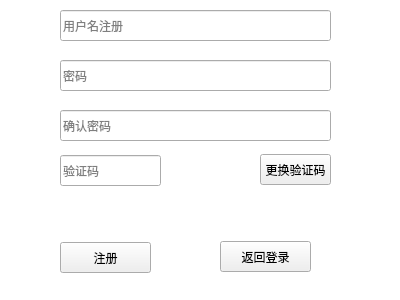
<?xml version="1.0" encoding="UTF-8"?>
<ui version="4.0">
 <class>sign_in_widget</class>
 <widget class="QWidget" name="sign_in_widget">
  <property name="geometry">
   <rect>
    <x>0</x>
    <y>0</y>
    <width>400</width>
    <height>300</height>
   </rect>
  </property>
  <property name="windowTitle">
   <string>Form</string>
  </property>
  <property name="autoFillBackground">
   <bool>false</bool>
  </property>
  <property name="styleSheet">
   <string notr="true">#sign_in_widget{
	
	background-color: rgba(255, 255, 255, 0);
}</string>
  </property>
  <widget class="QLineEdit" name="signinUser">
   <property name="geometry">
    <rect>
     <x>60</x>
     <y>10</y>
     <width>271</width>
     <height>31</height>
    </rect>
   </property>
   <property name="autoFillBackground">
    <bool>false</bool>
   </property>
   <property name="placeholderText">
    <string>用户名注册</string>
   </property>
  </widget>
  <widget class="QLineEdit" name="signinPasswd">
   <property name="geometry">
    <rect>
     <x>60</x>
     <y>60</y>
     <width>271</width>
     <height>31</height>
    </rect>
   </property>
   <property name="autoFillBackground">
    <bool>false</bool>
   </property>
   <property name="echoMode">
    <enum>QLineEdit::Password</enum>
   </property>
   <property name="placeholderText">
    <string>密码</string>
   </property>
  </widget>
  <widget class="QLineEdit" name="confirmPasswd">
   <property name="geometry">
    <rect>
     <x>60</x>
     <y>110</y>
     <width>271</width>
     <height>31</height>
    </rect>
   </property>
   <property name="autoFillBackground">
    <bool>false</bool>
   </property>
   <property name="echoMode">
    <enum>QLineEdit::Password</enum>
   </property>
   <property name="placeholderText">
    <string>确认密码</string>
   </property>
  </widget>
  <widget class="QLineEdit" name="test_code">
   <property name="geometry">
    <rect>
     <x>60</x>
     <y>155</y>
     <width>101</width>
     <height>31</height>
    </rect>
   </property>
   <property name="autoFillBackground">
    <bool>false</bool>
   </property>
   <property name="placeholderText">
    <string>验证码</string>
   </property>
  </widget>
  <widget class="QLabel" name="test_code_label">
   <property name="geometry">
    <rect>
     <x>260</x>
     <y>190</y>
     <width>90</width>
     <height>31</height>
    </rect>
   </property>
   <property name="autoFillBackground">
    <bool>false</bool>
   </property>
   <property name="styleSheet">
    <string notr="true">#test_code_label{
	
	background-color: rgb(255, 255, 255,0);
}</string>
   </property>
   <property name="text">
    <string/>
   </property>
  </widget>
  <widget class="QLabel" name="signinState">
   <property name="geometry">
    <rect>
     <x>70</x>
     <y>200</y>
     <width>251</width>
     <height>31</height>
    </rect>
   </property>
   <property name="autoFillBackground">
    <bool>false</bool>
   </property>
   <property name="styleSheet">
    <string notr="true">#signinState{
	
	background-color: rgba(255, 255, 255, 0);
	color:rgb(241, 241, 241);
}</string>
   </property>
   <property name="text">
    <string/>
   </property>
   <property name="alignment">
    <set>Qt::AlignCenter</set>
   </property>
  </widget>
  <widget class="QPushButton" name="sign_inBtn">
   <property name="geometry">
    <rect>
     <x>60</x>
     <y>242</y>
     <width>91</width>
     <height>31</height>
    </rect>
   </property>
   <property name="cursor">
    <cursorShape>PointingHandCursor</cursorShape>
   </property>
   <property name="text">
    <string>注册</string>
   </property>
  </widget>
  <widget class="QPushButton" name="returnloginBtn">
   <property name="geometry">
    <rect>
     <x>220</x>
     <y>241</y>
     <width>91</width>
     <height>31</height>
    </rect>
   </property>
   <property name="cursor">
    <cursorShape>PointingHandCursor</cursorShape>
   </property>
   <property name="text">
    <string>返回登录</string>
   </property>
  </widget>
  <widget class="QPushButton" name="changeCheckCodeBtn">
   <property name="geometry">
    <rect>
     <x>260</x>
     <y>154</y>
     <width>71</width>
     <height>31</height>
    </rect>
   </property>
   <property name="text">
    <string>更换验证码</string>
   </property>
  </widget>
 </widget>
 <resources/>
 <connections/>
</ui>
